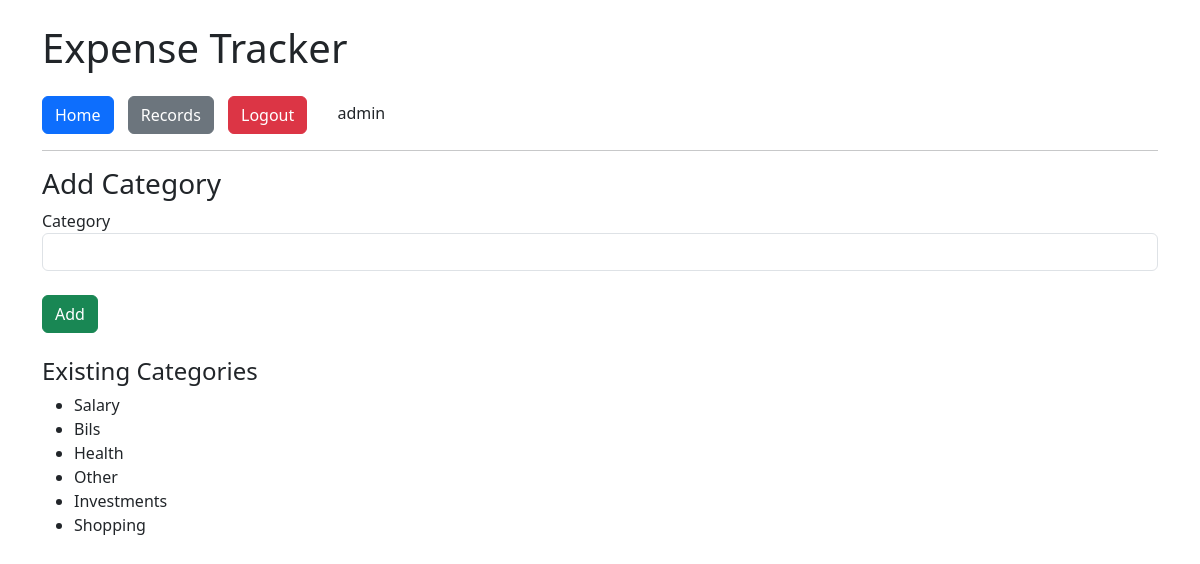
Screenshot of /categories/ (signed in) with the database file from the repository.
### models/models.py (models this page shows, shortened)
class User(db.Model, UserMixin):
    id = db.Column(db.Integer, primary_key=True)
    username = db.Column(db.String(50), unique=True, nullable=False)
    password = db.Column(db.String(200), nullable=False)
    records = db.relationship("Record", backref="user", lazy=True)
    categories = db.relationship("Category", backref="user", lazy=True)

class Category(db.Model):
    id = db.Column(db.Integer, primary_key=True)
    name = db.Column(db.String(50), nullable=False)
    user_id = db.Column(db.Integer, db.ForeignKey("user.id"), nullable=False)

### routes/categories.py (the view)
@categories_bp.route("/", methods=["GET", "POST"])
@login_required
def add_category():
    if request.method == "POST":
        category = Category(name=request.form["category"], user_id=current_user.id)
        db.session.add(category)
        db.session.commit()
        return redirect(url_for("categories.add_category"))
    categories = Category.query.filter_by(user_id=current_user.id).all()
    return render_template("add_category.html", categories=categories)

### app.py (called while the page is built)
def create_app():
    app = Flask(__name__)
    app.config.from_object(Config)
    db.init_app(app)
    from routes.auth import auth_bp
    from routes.home import home_bp
    from routes.records import records_bp
    from routes.categories import categories_bp
    app.register_blueprint(auth_bp)
    app.register_blueprint(home_bp)
    app.register_blueprint(records_bp)
    app.register_blueprint(categories_bp)
    login_manager = LoginManager()
    login_manager.init_app(app)
    login_manager.login_view = "auth.login"
    @login_manager.user_loader
    def load_user(user_id):
        return User.query.get(int(user_id))
    return app

### templates/add_category.html
{% extends "base.html" %}
{% block content %}
<h3>Add Category</h3>
<form method="POST">
    <label>Category</label>
    <input type="text" name="category" class="form-control" required>
    <br>
    <button type="submit" class="btn btn-success">Add</button>
</form>
<h4 class="mt-4">Existing Categories</h4>
<ul>
    {% for cat in categories %}
        <li>{{ cat.name }}</li>
    {% endfor %}
</ul>
{% endblock %}

### templates/base.html (shortened to what this page needs)
<!DOCTYPE html>
<html>
<head>
	<link rel="stylesheet" href="{{ url_for('static', filename='css/style.css') }}">
	<link rel="stylesheet" href="https://cdn.jsdelivr.net/npm/bootstrap@5.3.0/dist/css/bootstrap.min.css">
</head>
<body class="container mt-4">
	<h1 class="mb-4">Expense Tracker</h1>
	<nav>
		<a href="{{ url_for('home.index') }}" class="btn btn-primary">Home</a>
		<a href="{{ url_for('records.list_records') }}" class="btn btn-secondary">Records</a>
		{% if current_user.is_authenticated %}
        <a href="{{ url_for('auth.logout') }}" class="btn btn-danger">Logout</a>
        <span class="ms-3">{{ current_user.username }}</span>
    	{% else %}
        <a href="{{ url_for('auth.login') }}" class="btn btn-success">Login</a>
        <a href="{{ url_for('auth.register') }}" class="btn btn-info">Register</a>
    {% endif %}
	</nav>
	<hr>
	{% block content %}{% endblock %}
</body>
</html>

### static/css/style.css (style rules this page uses)
body { background-color: #f8f9fa; font-family: Arial, sans-serif; }
h1, h3 { color: #333; }
nav a { margin-right: 10px; }

### rows the page displays
User: username "admin"
Category: name "Salary"
Category: name "Bils"
Category: name "Health"
Category: name "Other"
Category: name "Investments"
Category: name "Shopping"
